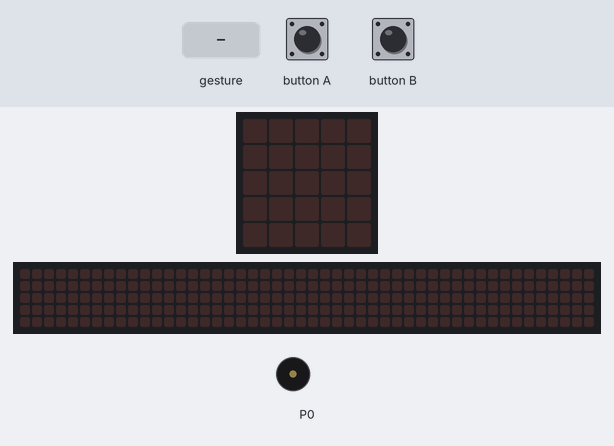
A program run on a simulated BBC micro:bit (MakeCode). Parts: the board's 5×5 LED display, a strip that is not on the board, showing the scrolling text unrolled, buzzer (waves = sounding). Inputs (shaded band) come from the test bench. A tilt is held for 1.5 s and a shake lasts 1 s, then the board lies face up again; the 48×5 strip is a reading aid, not a part: it shows the text the display is scrolling, unrolled, one strip-width of it at a time.

Above: at 1.2 s.
1.3 s: gesture 'logo down'
At 3.88 s:
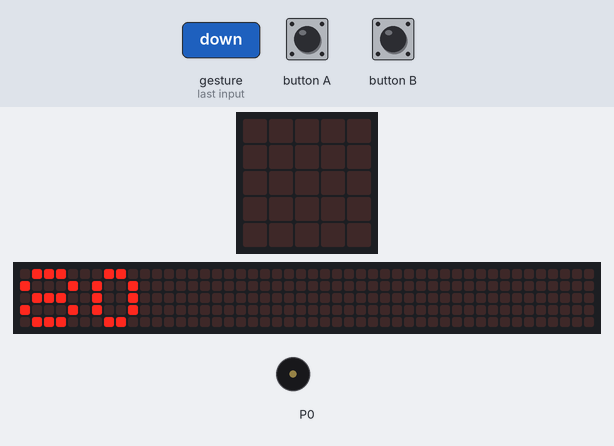
4.3 s: button A pressed for 0.15 s
At 4.8 s:
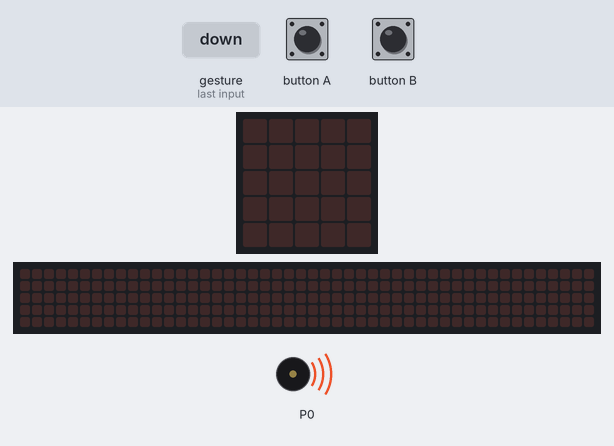
7.4 s: gesture 'logo up'
At 7.65 s:
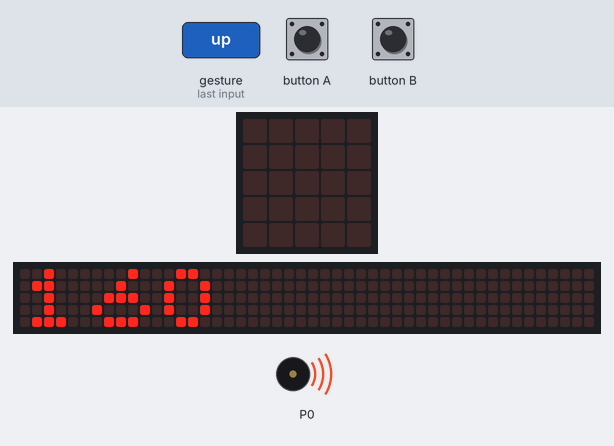
Timing chart, 0 to 16.4 s (numbered marks = the images above; inputs shaded):
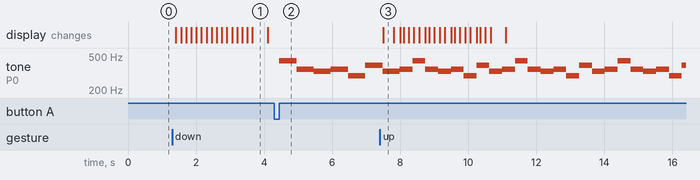

The program:

main.ts
```typescript
input.onButtonPressed(Button.A, function on_button_pressed_a() {
    music.stopAllSounds()
    music.play(music.stringPlayable("A F E F D G E F ", 120), music.PlaybackMode.LoopingInBackground)
})
input.onButtonPressed(Button.B, function on_button_pressed_b() {
    music.stopAllSounds()
    music.play(music.stringPlayable("G B A G C5 B A B ", 120), music.PlaybackMode.LoopingInBackground)
})
basic.forever(function on_forever() {
    if (input.isGesture(Gesture.LogoDown)) {
        music.setTempo(80)
        basic.showNumber(music.tempo())
    } else if (input.isGesture(Gesture.LogoUp)) {
        music.setTempo(160)
        basic.showNumber(music.tempo())
    }

})
```

test.ts
```typescript
// les proves van aquí; això no es compilarà quan aquest paquet s'usi com a extensió.
```

Measured:
- after the input at 1.3 s, the display: changes after 0.11 s (image 1)
- after the input at 4.3 s, tone on P0: plays 440 Hz for 0.51 s, 349 Hz for 0.51 s, 330 Hz for 0.51 s, 349 Hz for 0.51 s, 294 Hz for 0.51 s, 392 Hz for 0.42 s, starting after 0.15 s
- after the input at 7.4 s, the display: changes after 0.11 s (image 3)
- what the display in image 1 shows lasts 0.4 s, from 3.7 s to 4.1 s
